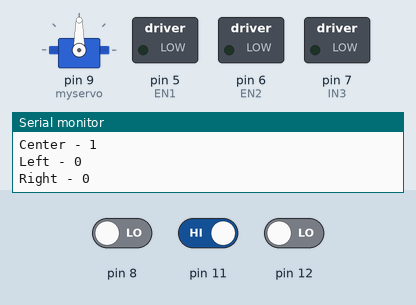
Recording of a sketch running on a simulated Arduino Uno, built with avr-gcc and run on an emulated ATmega328P. Shown: servo, switched loads named in the sketch (green lamp = pin HIGH), the last lines printed to the serial monitor. The test bench sets the inputs (shaded band); at power-on: pin 8 LOW, pin 12 LOW, pin 11 HIGH.

Above: at 1.2 s.
1.3 s: pin 8 driven HIGH
At 2.1 s:
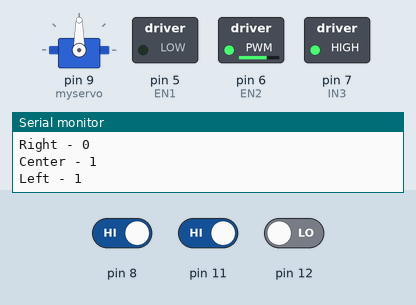
2.8 s: pin 8 driven LOW and pin 12 driven HIGH
At 4.0 s:
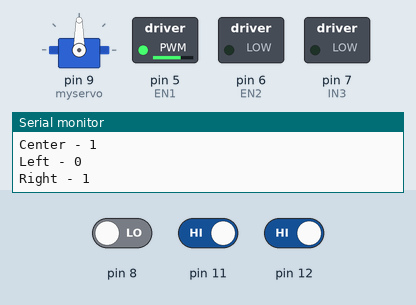
4.3 s: pin 8 driven HIGH and pin 11 driven LOW
At 5.2 s:
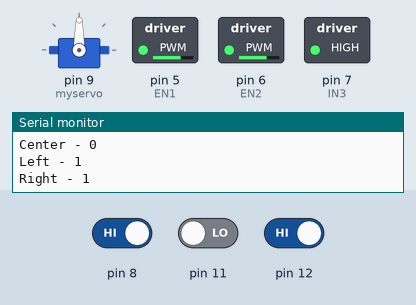
Timing chart, 0 to 7.3 s (numbered marks = the images above; inputs shaded):
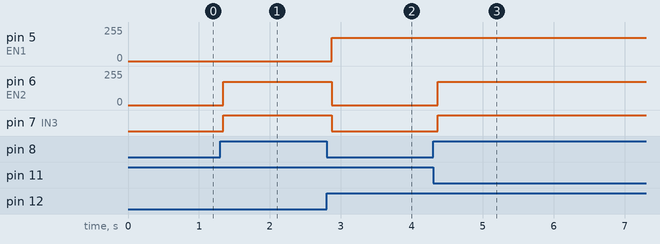

Measured:
- after the input at 1.3 s, pin 6 (EN2): 0/255 → 175/255 at once; pin 7 (IN3): LOW → HIGH at once
- after the input at 2.8 s, pin 5 (EN1): 0/255 → 175/255 after 0.07 s; pin 6 (EN2): 175/255 → 0/255 after 0.07 s; pin 7 (IN3): HIGH → LOW after 0.07 s
- after the input at 4.3 s, pin 6 (EN2): 0/255 → 175/255 after 0.06 s; pin 7 (IN3): LOW → HIGH after 0.06 s

The sketch:

ROMEO_NAVIGATION.ino
```cpp
#include<Servo.h>
Servo myservo;
int i;
//declaration of motor pin1
int EN1=5;
int IN1=4;
//declaration of motor pin2
int EN2=6;
int IN3=7;
//declaration of IR pins.
int R;
int C;
int L;
//declaration of the speed of motors keeping them constants
int a=175;
int b=0;
//ultrasonic sensor set up
int trigpin=6;
int echopin=4;
float duration ,distance;
int count=0;


void setup() {
                       //servo attahing
  myservo.attach(9);
                       //servo writting position
  myservo.write(90);
                       //baud rate
Serial.begin(9600);
                       //motor1
pinMode(EN1,OUTPUT);
pinMode(IN1,OUTPUT);

                      //motor2
pinMode(EN2,OUTPUT);
pinMode(IN3,OUTPUT);

                     //ultrasonic
pinMode (trigpin ,OUTPUT );
pinMode (echopin ,INPUT );
Serial .println ("the setup is complete ");

}
                    // moving forward
void moveforward(){
 analogWrite(EN1,a);
digitalWrite(IN1,HIGH);
analogWrite (EN2,a);
digitalWrite(IN3,HIGH);
}
                     //stopping
void stopp(){
analogWrite(EN1,b);
digitalWrite(IN1,LOW);
analogWrite (EN2,b);
digitalWrite(IN3,LOW);
}
                   // moving left
int moveleft(){
analogWrite(EN1,b);
digitalWrite(IN1,LOW);
analogWrite (EN2,a);
digitalWrite(IN3,HIGH);
}
                  //moving forward
int moverigth(){
analogWrite(EN1,a);
digitalWrite(IN1,HIGH);
analogWrite (EN2,b);
digitalWrite(IN3,LOW);
}
                 //reverse
void reverse() {
  analogWrite(EN1,a);
digitalWrite(IN1,LOW);
analogWrite (EN2,a);
digitalWrite(IN3,LOW);
}
               //ir sensor
void counter() {
 C = digitalRead(11);
  R = digitalRead(12);
  L = digitalRead(8);
  Serial.print("Right - ");
  Serial.println(R);
  Serial.print("Center - ");
  Serial.println(C);
  Serial.print("Left - ");
  Serial.println(L);
  Serial.println();

  if(L==1&&C==0&&R==1){
    moveforward();

  }
   else if (L==0&&C==1&&R==1) {
    moverigth();
  }
   else if (L==1&&C==1&&R==0) {
    moveleft();
  }
   else if(L==0&&C==0&&R==0) {
    count++;
  }

}
               //servo looking rigth
  int lookrigth(){
myservo.write(10);
delay(1000);
digitalWrite (trigpin ,LOW );
delayMicroseconds(4);
digitalWrite (trigpin ,HIGH );
delayMicroseconds(100);

digitalWrite (trigpin,HIGH);

duration=pulseIn (echopin ,HIGH );

distance =(duration *.0343)/2;

Serial .println(distance);
delay (1000);
 myservo.write(90);
}
                 //servo looking left
int lookleft(){
  myservo.write(180);
  delay(1000);
   digitalWrite (trigpin ,LOW );
delayMicroseconds(4);
digitalWrite (trigpin ,HIGH );
delayMicroseconds(100);

digitalWrite (trigpin,HIGH);

duration=pulseIn (echopin ,HIGH );

distance =(duration *.0343)/2;

Serial .println(distance);
delay (100);
  myservo.write(90);
}


//ultrasonic sensor code 1
void ultrasonic1(){
  digitalWrite (trigpin ,LOW );
delayMicroseconds(4);
digitalWrite (trigpin ,HIGH );
delayMicroseconds(100);

digitalWrite (trigpin,HIGH);

duration=pulseIn (echopin ,HIGH );

distance =(duration *.0343)/2;

Serial .println(distance);
delay (1000);

}
                             //ultrasonic sensor code number 2
  int distance_test(){
  digitalWrite (trigpin ,LOW );
delayMicroseconds(4);
digitalWrite (trigpin ,HIGH );
delayMicroseconds(100);

digitalWrite (trigpin,HIGH);

duration=pulseIn (echopin ,HIGH );

distance =(duration *.0343)/2;

Serial .println(distance);
delay (1000);
}

                         //task two in action
void task2(){
int distanceL=0;
int distanceR=0;
  Serial.println(distance_test());

     if(distance_test() < 20)
  {

      stopp();
       delay(1000);
      distanceR = lookrigth();
      delay(500);
      distanceL = lookleft();
      delay(300);

      if(distanceR >= distanceL)
      {
        Serial.println("turn right");
        delay(100);
moverigth();
counter();
        delay(500);
      }
            else
      {
       Serial.println("turn left");
       delay(100);
 moveleft();
 counter();
        delay(500);
      }
      }
      else{
        counter();
        moveforward();
      }
  }

void loop() {
  //delay(100);
  counter();
// moveforward();
            /*moveforward();
 if(distance_test() < 20)
  {

                 stopp();
                    delay(200);
                  moveleft();
                     delay(100);
                  counter();
                     delay(1000);
      moveforward();

      delay(500);


delay(1000);
task2();

  }*/


}
```
